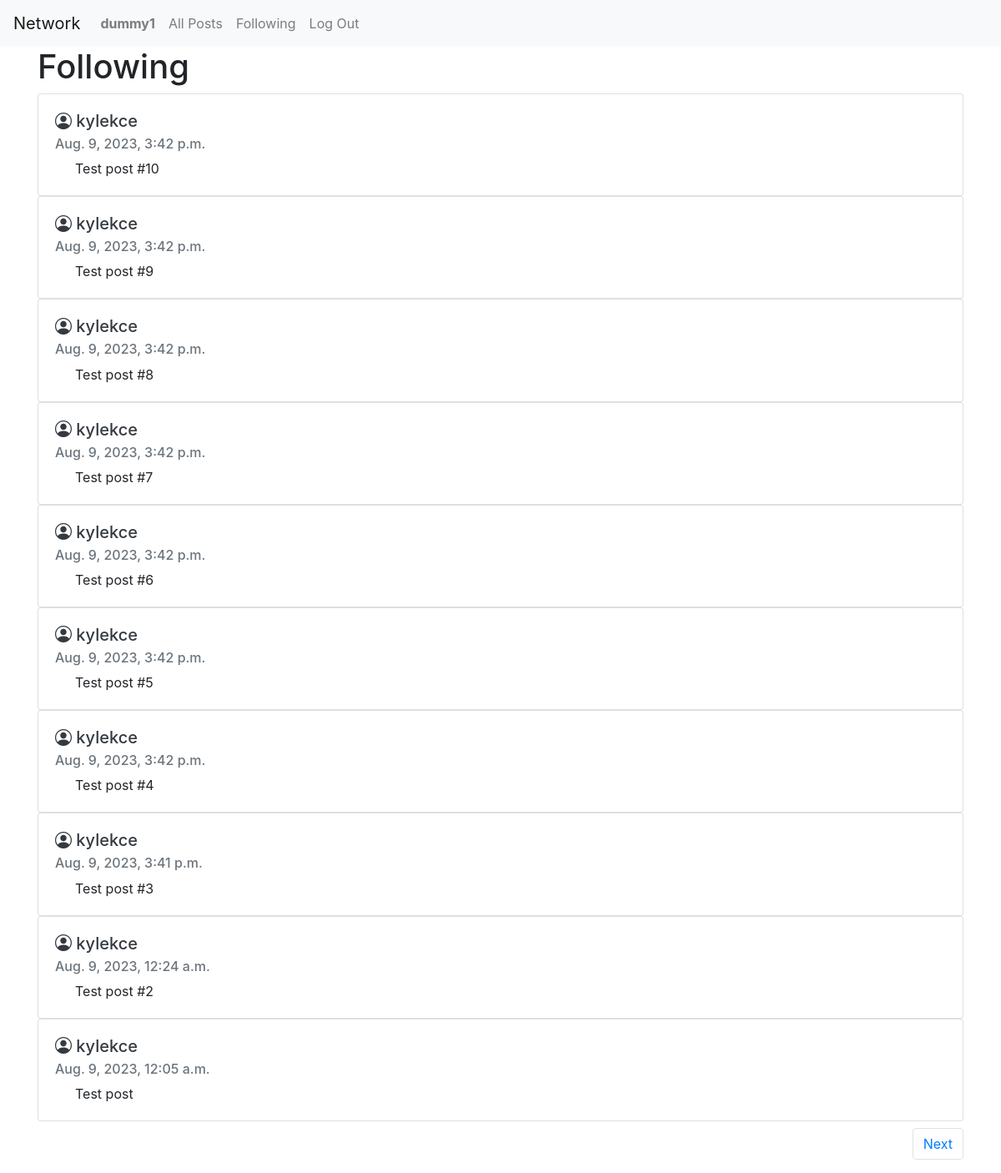
Before: /following (signed in) with the older database file.
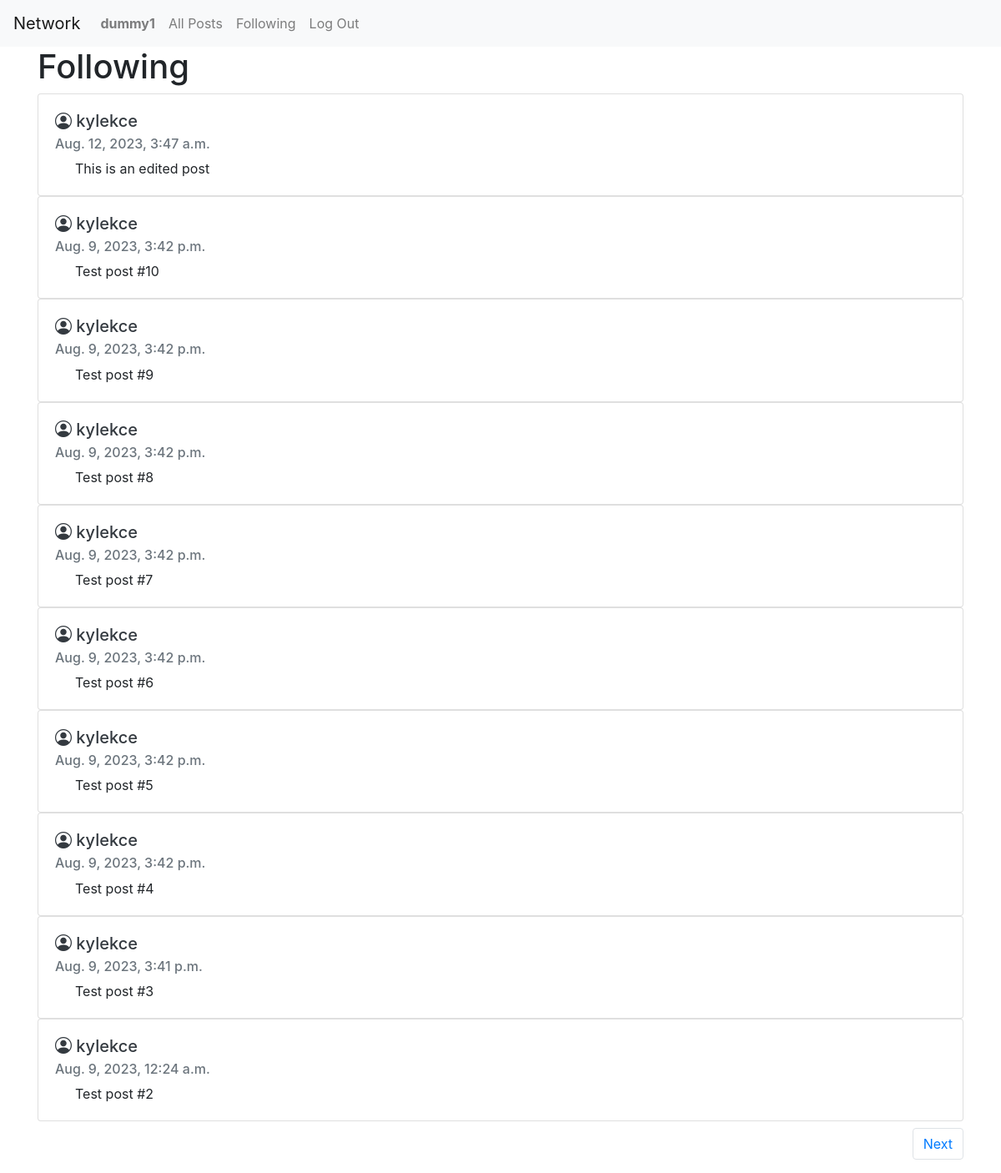
After: the same page with the newer database file.
### network/models.py (models this page shows, shortened)
class Post(models.Model):
    content = models.TextField()
    user = models.ForeignKey(User, on_delete=models.CASCADE, related_name="user")
    date = models.DateTimeField(auto_now_add=True)

class User(AbstractUser):
    pass

### network/views.py (the view)
# urls.py: path("following", views.following, name="following"),
def following(request):
    user = User.objects.get(pk=request.user.id)
    following = Follow.objects.filter(follower=user)
    posts = Post.objects.filter(user__in=following.values("following")).order_by("id").reverse()
    paginator = Paginator(posts, 10)
    page_number = request.GET.get("page")
    page_obj = paginator.get_page(page_number)
    return render(request, "network/following.html", {
        "posts": page_obj
    })

### network/templates/network/following.html (shortened to what this page needs)
{% extends "network/layout.html" %}
{% block body %}
<div class="container">
    <h1>Following</h1>
    {% for post in posts %}
    <div class="card">
        <div class="card-body">
            <h5 class="card-title" data-bs>
                <a href="{% url 'profile' user_id=post.user.id %}" class="text-dark text-decoration-none">
                    <i class="bi bi-person-circle"></i>
                    {{ post.user }}
                </a>
            </h5>
            <h6 class="card-subtitle mb-2 text-muted">{{ post.date }}</h6>
            <p class="card-text px-4">{{ post.content }}</p>
        </div>
    </div>
    {% endfor %}
    <nav class="d-flex justify-content-end mt-2">
        <ul class="pagination">
            {% if posts.has_next %}
            <li class="page-item"><a class="page-link" href="?page={{ posts.next_page_number }}">Next</a></li>
            {% endif %}
        </ul>
    </nav>
</div>
{% endblock %}

Changed rows visible on the page:
no longer on this page (row unchanged): Post: user "kylekce", date "Aug. 9, 2023, 12:05 a.m.", content "Test post"
added Post: user "kylekce", date "Aug. 12, 2023, 3:47 a.m.", content "This is an edited post"
